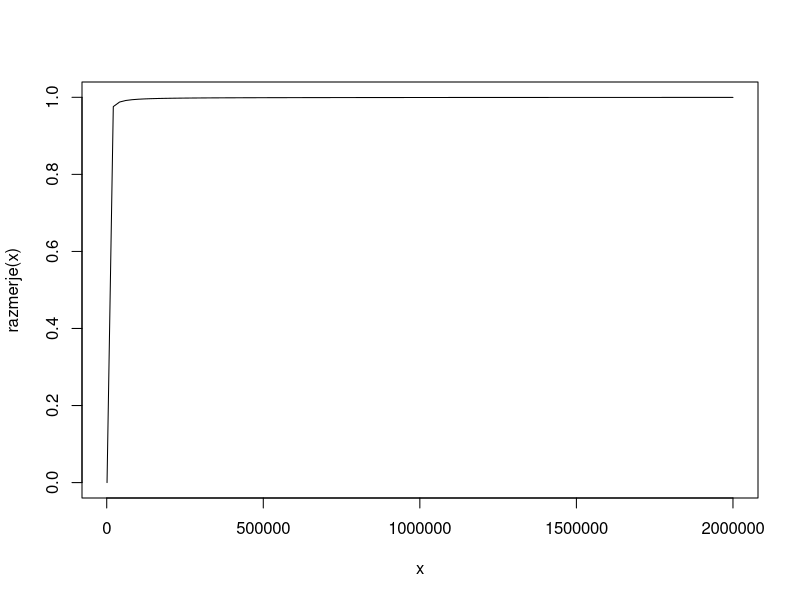

This chart was generated by the following R code: (Note: this script raises an error after producing the figure.)
# 3.1

razmerje <- function(N, n=1000) {
    return(sqrt((N-n)/(N-1)))
}

curve(razmerje(x), from=1000, to=2000000)

pivot_longer(tvoj_df,
             cols = c("PM10",
                      "SO2",
                      "CO",
                      "O3",
                      "NO2"),
             names_to = "polutant",
             values_to = "polutant_value")
